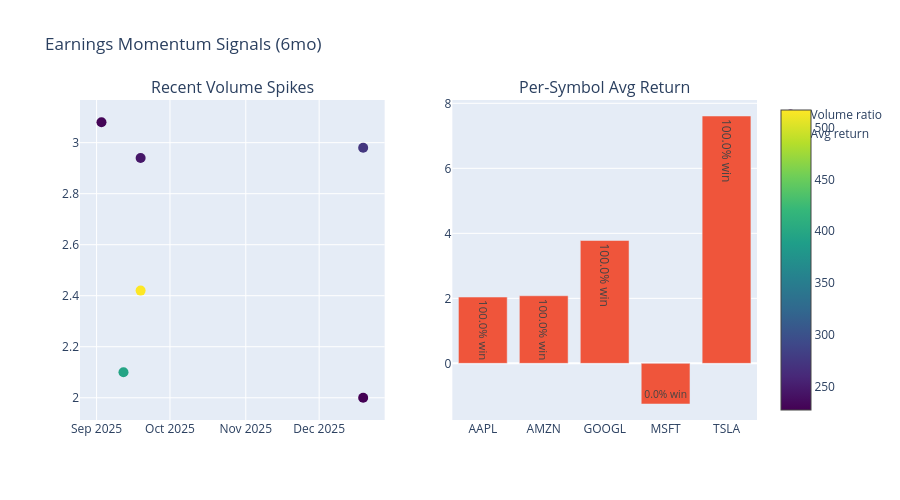

The code cell stored with this chart in its notebook:
### Markdown cell above
## Step 7: Visualize Signals and Performance

Plotly figures make it easy to inspect recent spikes (volume ratio vs date) alongside per-symbol hit rates. Charts are saved under `graphs/` for later comparison with other strategy notebooks.

### Code cell
graphs_dir = Path("graphs")
graphs_dir.mkdir(exist_ok=True)

if signals_df.empty:
    print("No qualifying signals were generated; skipping scatter plot.")
else:
    signals_df["date"] = pd.to_datetime(signals_df["date"])
    leaderboard = per_symbol.reset_index() if not per_symbol.empty else pd.DataFrame()

    fig = make_subplots(rows=1, cols=2, subplot_titles=(
        "Recent Volume Spikes",
        "Per-Symbol Avg Return"
    ))

    fig.add_trace(
        go.Scatter(
            x=signals_df["date"],
            y=signals_df["volume_ratio"],
            mode="markers",
            marker=dict(size=10, color=signals_df["close"], colorscale="Viridis", showscale=True),
            text=[f"{sym} @ ${px:.2f}" for sym, px in zip(signals_df["symbol"], signals_df["close"])],
            name="Volume ratio",
        ),
        row=1,
        col=1,
    )

    if not leaderboard.empty:
        fig.add_trace(
            go.Bar(
                x=leaderboard["symbol"],
                y=leaderboard["avg_return_pct"],
                text=leaderboard["win_rate_pct"].apply(lambda v: f"{v:.1f}% win"),
                name="Avg return",
            ),
            row=1,
            col=2,
        )
    else:
        fig.add_trace(
            go.Bar(x=["n/a"], y=[0], name="Avg return"),
            row=1,
            col=2,
        )

    fig.update_layout(height=500, title=f"Earnings Momentum Signals ({period})")
    output_path = graphs_dir / "earnings_momentum_signals.html"
    fig.write_html(output_path)
    fig.show()
    print(f"Saved interactive plot to {output_path}")

### Figure 1 — Plotly figure (JSON) as saved in the notebook; plotly's stock layout.template omitted (floating-point values rounded to 4 significant figures)
{"data": [{"marker": {"color": [230.3, 395.9, 245.3, 517.0, 273.7, 227.3], "colorscale": [[0, "#440154"], [0.1111, "#482878"], [0.2222, "#3e4989"], [0.3333, "#31688e"], [0.4444, "#26828e"], [0.5556, "#1f9e89"], [0.6667, "#35b779"], [0.7778, "#6ece58"], [0.8889, "#b5de2b"], [1, "#fde725"]], "showscale": true, "size": 10}, "mode": "markers", "name": "Volume ratio", "text": ["GOOGL @ $230.30", "TSLA @ $395.94", "AAPL @ $245.26", "MSFT @ $516.96", "AAPL @ $273.67", "AMZN @ $227.35"], "type": "scatter", "x": ["2025-09-03T00:00:00.000000000", "2025-09-12T00:00:00.000000000", "2025-09-19T00:00:00.000000000", "2025-09-19T00:00:00.000000000", "2025-12-19T00:00:00.000000000", "2025-12-19T00:00:00.000000000"], "xaxis": "x", "y": [3.08, 2.1, 2.94, 2.42, 2.98, 2.0], "yaxis": "y"}, {"name": "Avg return", "text": ["100.0% win", "100.0% win", "100.0% win", "0.0% win", "100.0% win"], "type": "bar", "x": ["AAPL", "AMZN", "GOOGL", "MSFT", "TSLA"], "xaxis": "x2", "y": [2.04, 2.08, 3.78, -1.25, 7.61], "yaxis": "y2"}], "layout": {"annotations": [{"font": {"size": 16}, "showarrow": false, "text": "Recent Volume Spikes", "x": 0.225, "xanchor": "center", "xref": "paper", "y": 1, "yanchor": "bottom", "yref": "paper"}, {"font": {"size": 16}, "showarrow": false, "text": "Per-Symbol Avg Return", "x": 0.775, "xanchor": "center", "xref": "paper", "y": 1, "yanchor": "bottom", "yref": "paper"}], "height": 500, "title": {"text": "Earnings Momentum Signals (6mo)"}, "xaxis": {"anchor": "y", "domain": [0, 0.45]}, "xaxis2": {"anchor": "y2", "domain": [0.55, 1]}, "yaxis": {"anchor": "x", "domain": [0, 1]}, "yaxis2": {"anchor": "x2", "domain": [0, 1]}}}
